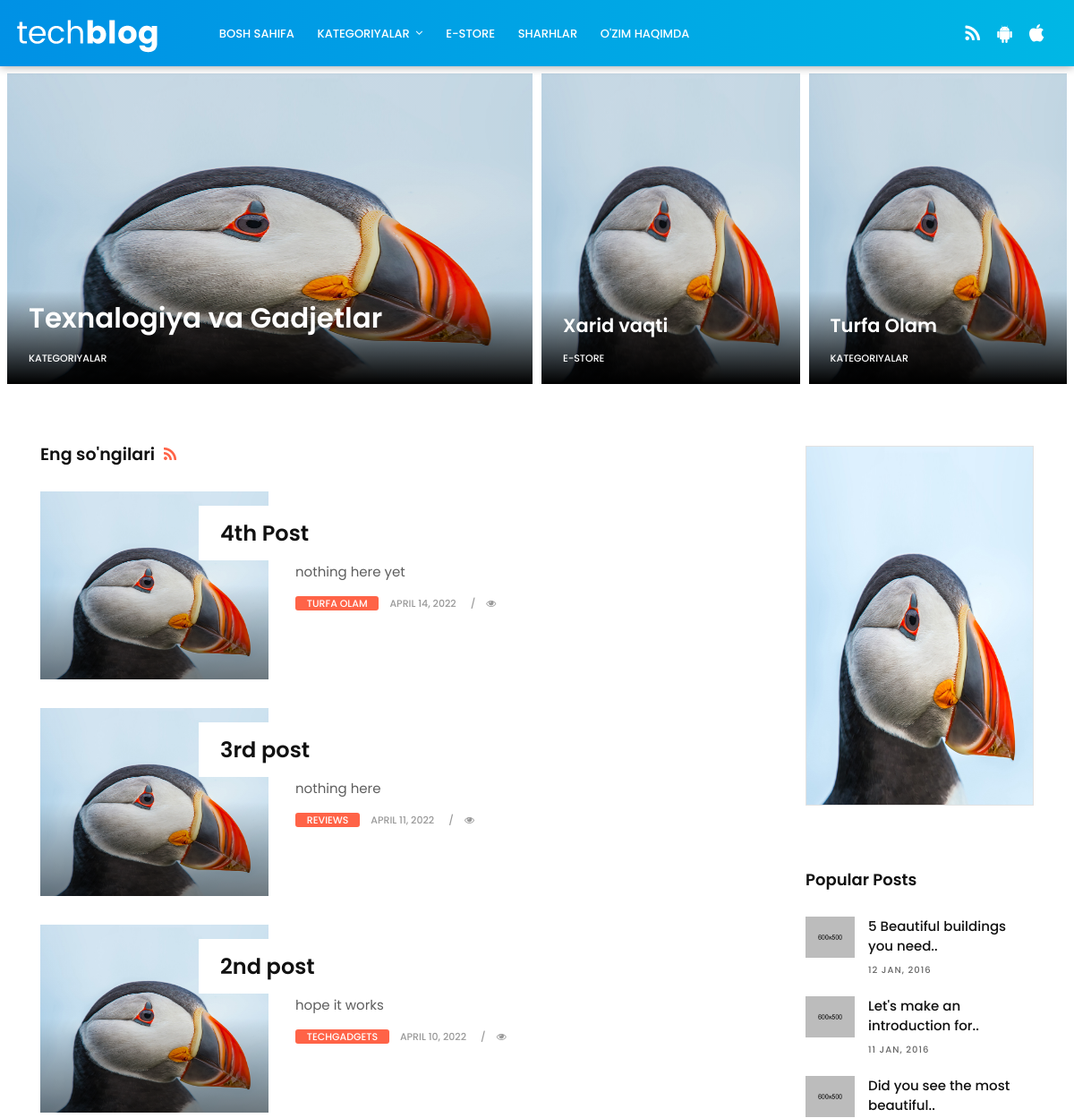
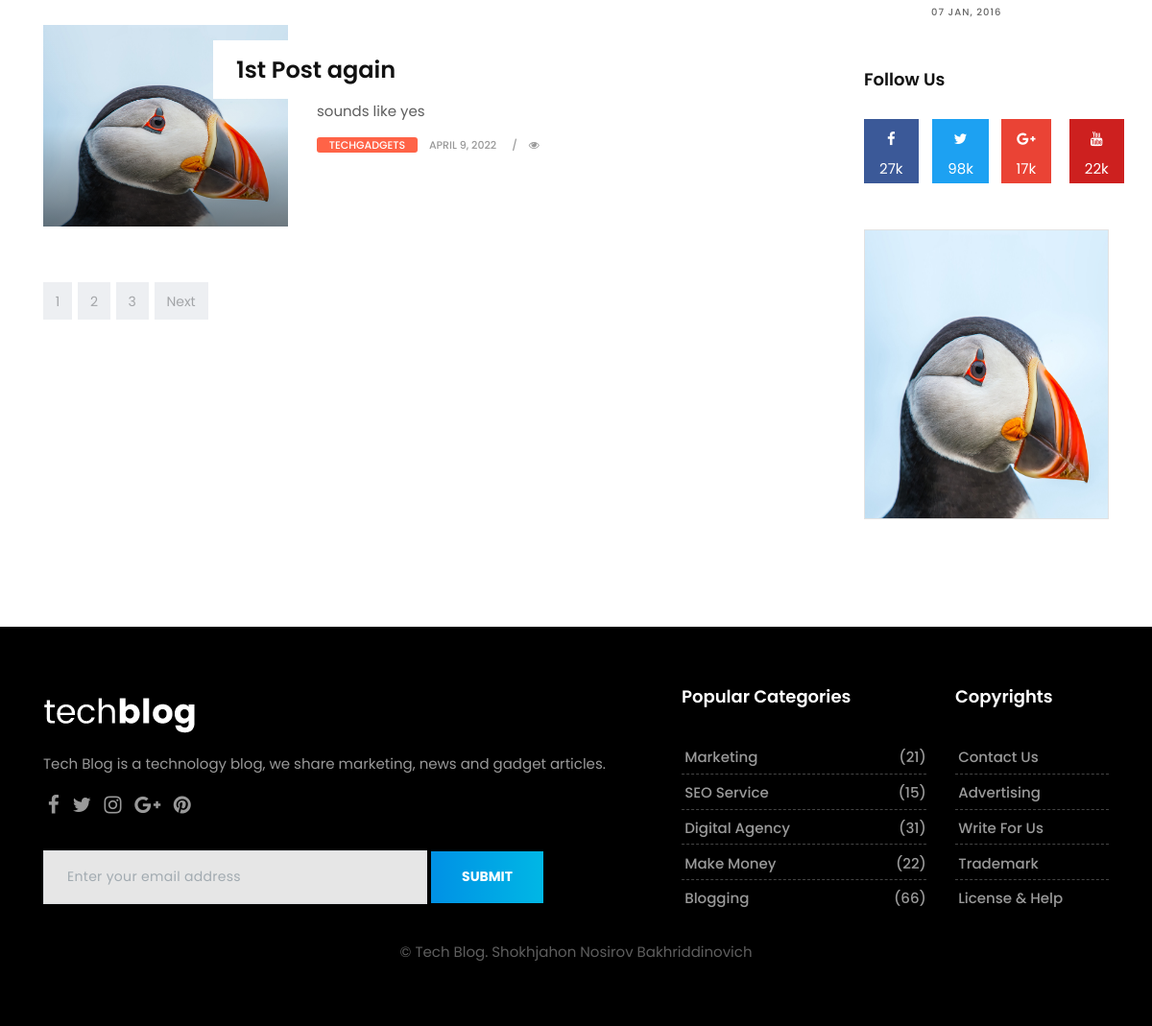
The page / on the database its author committed (2 pictures, top to bottom).
### hamyon/models.py (models this page shows, shortened)
class Bigpic(models.Model):
    title = models.CharField(max_length = 255, default = '') #title first picture
    first_pic = models.ImageField(null=False, blank=False, upload_to="images/", default = '')
    sec_pic1 = models.ImageField(null=False, blank=False, upload_to="images/", default = '')
    tit_sp1 = models.CharField(max_length = 255, default = '')   # title second picture 1
    second_pic2 = models.ImageField(null=False, blank=False, upload_to="images/", default = '')
    tit_sp2 = models.CharField(max_length = 255, default = '')  # title second picture 2
    big_ad = models.ImageField(null=False, blank=False, upload_to="images/", default = '')
    poster = models.ImageField(null=False, blank=False, upload_to="images/", default = '')
    bottom_ad = models.ImageField(null=False, blank=False, upload_to="images/", default = '')
    author = models.ForeignKey(User, on_delete = models.CASCADE, default = 'admin')

class Post(models.Model):
    post_title = models.CharField(max_length = 255, default = '')
    header_image = models.ImageField(null=False, blank=False, upload_to = 'images/', default= '')
    title_tag = models.CharField(max_length=255)
    post_author = models.ForeignKey(User, on_delete = models.CASCADE, default = 'admin')
    body = RichTextField(blank=True, null=True)
    post_date = models.DateField(auto_now_add=True)
    category = models.ForeignKey(Category, related_name = "categories", on_delete = models.CASCADE)
    snippet = models.CharField(max_length=255)
    class Meta:
        ordering = ('-post_date',)

class Category(models.Model):
    name = models.CharField(max_length=255)
    def __str__(self):
        return self.name

### hamyon/views.py (the view)
# urls.py: path('', HomeView.as_view(), name='home'),
class HomeView(ListView):
    context_object_name = 'bigpic_list'
    model = Bigpic
    template_name = 'tech-index.html'
    def get_context_data(self, *args, **kwargs):
        post_menu = Post.objects.all()
        context = super(HomeView, self).get_context_data(*args, **kwargs)
        context["post_menu"] = post_menu
        ordering = ['-post_date']
        return context

### templates/tech-index.html (shortened to what this page needs)
{% extends 'base.html' %}
{% load static %}
{% load hitcount_tags %}
{% block content %}
<!DOCTYPE html>
<html lang="en">
</head>
<body>
    <div id="wrapper">
        {% for po in bigpic_list %}
            <section class="section first-section">
                <div class="container-fluid">
                    <div class="masonry-blog clearfix">
                            <div class="first-slot">
                                <div class="masonry-box post-media">
                                    <img src="{{ po.first_pic.url }}" width="788" height="347">
                                    <div class="shadoweffect">
                                        <div class="shadow-desc">
                                            <div class="blog-meta">
                                                <h4><a href="#" title="">{{ po.title }}</a></h4>
                                                <small><a href="#" title="">Kategoriyalar</a></small>
                                            </div>
                                        </div>
                                    </div>
                                </div>
                            </div>
                        <div class="second-slot">
                            <div class="masonry-box post-media">
                                <img src="{{ po.sec_pic1.url }}" width="394" height="347">
                                <div class="shadoweffect">
                                    <div class="shadow-desc">
                                        <div class="blog-meta">
                                            <h4><a href="#" title="">{{ po.tit_sp1 }}</a></h4>
                                            <small><a href="#" title="">E-store</a></small>
                                        </div>
                                    </div>
                                </div>
                            </div>
                        </div>
                        <div class="last-slot">
                            <div class="masonry-box post-media">
                                <img src="{{ po.second_pic2.url }}" width="394" height="347">
                                <div class="shadoweffect">
                                    <div class="shadow-desc">
                                        <div class="blog-meta">
                                            <h4><a href="#" title="">{{ po.tit_sp2 }}</a></h4>
                                            <small><a href="#" title="">Kategoriyalar</a></small>
                                        </div>
                                    </div>
                                </div>
                            </div>
                        </div>
                    </div>
                </div>
            </section>
            <section class="section">
                <div class="container">
                    <div class="row">
                        <div class="col-lg-9 col-md-12 col-sm-12 col-xs-12">
                            <div class="page-wrapper">
                                <div class="blog-top clearfix">
                                    <h4 class="pull-left">Eng so'ngilari<a href="#"><i class="fa fa-rss"></i></a></h4>
                                </div>
                            {% for post in post_menu %}
                                <div class="blog-list clearfix">
                                    <div class="blog-box row">
                                        <div class="col-md-4">
                                            <div class="post-media">
                                                <a href="{% url 'article-detail' post.pk %}">
                                                    <img src="{{ post.header_image.url }}" width="210" height="210">
                                                    <div class="hovereffect"></div>
                                                </a>
                                            </div>
                                        </div>
                                        <div class="blog-meta big-meta col-md-8">
                                            <h4><a href="{% url 'article-detail' post.pk %}" title="">{{post.post_title}}</a></h4>
                                            <p>{{post.snippet}}</p>
                                            <small class="firstsmall"><a class="bg-orange" href="{% url 'category' post.category.id %}">{{post.category}}</a></small>
                                            <small><a href="{% url 'article-detail' post.pk %}">{{ post.post_date }}</a></small>
                                        <small><a href="{% url 'article-detail' post.pk %}" title=""><i class="fa fa-eye"></i> {% get_hit_count for post%}</a></small>
                                        </div>
                                    </div>
                                </div>
                            {% endfor %}
                            </div>
                            <br/>
                            <div class="row">
                                <div class="col-md-12">
                                    <nav aria-label="Page navigation">
                                        <ul class="pagination justify-content-start">
                                            <li class="page-item"><a class="page-link" href="#">1</a></li>
                                            <li class="page-item"><a class="page-link" href="#">2</a></li>
                                            <li class="page-item"><a class="page-link" href="#">3</a></li>
                                            <li class="page-item">
                                                <a class="page-link" href="#">Next</a>
                                            </li>
                                        </ul>
                                    </nav>
                                </div>
                            </div>
                        </div>
                        <div class="col-lg-3 col-md-12 col-sm-12 col-xs-12">
                            <div class="sidebar">
                                <div class="widget">
                                    <div class="banner-spot clearfix">
                                        <div class="banner-img">
                                            <img src="{{ po.big_ad.url }}" width="300" height="400">
                                        </div>
                                    </div>
                                </div>
                                <br/>
                                <div class="widget">
                                    <h2 class="widget-title">Popular Posts</h2>
                                    <div class="blog-list-widget">
                                        <div class="list-group">
                                            <a href="#" class="list-group-item list-group-item-action flex-column align-items-start">
                                                <div class="w-100 justify-content-between">
                                                    <img src="{% static 'upload/tech_blog_08.jpg' %}" alt="" class="img-fluid float-left">
                                                    <h5 class="mb-1">5 Beautiful buildings you need..</h5>
                                                    <small>12 Jan, 2016</small>
                                                </div>
                                            </a>
                                            <a href="#" class="list-group-item list-group-item-action flex-column align-items-start">
                                                <div class="w-100 justify-content-between">
                                                    <img src="{% static 'upload/tech_blog_01.jpg' %}" alt="" class="img-fluid float-left">
                                                    <h5 class="mb-1">Let's make an introduction for..</h5>
                                                    <small>11 Jan, 2016</small>
                                                </div>
                                            </a>
                                            <a href="#" class="list-group-item list-group-item-action flex-column align-items-start">
                                                <div class="w-100 last-item justify-content-between">
                                                    <img src="{% static 'upload/tech_blog_03.jpg' %}" alt="" class="img-fluid float-left">
                                                    <h5 class="mb-1">Did you see the most beautiful..</h5>
                                                    <small>07 Jan, 2016</small>
                                                </div>
                                            </a>
                                        </div>
                                    </div>
                                </div>
                                <div class="widget">
                                    <h2 class="widget-title">Follow Us</h2>
                                    <div class="row text-center">
                                        <div class="col-lg-3 col-md-3 col-sm-3 col-xs-6">
                                            <a href="#" class="social-button facebook-button">
                                                <i class="fa fa-facebook"></i>
                                                <p>27k</p>
                                            </a>
                                        </div>
                                        <div class="col-lg-3 col-md-3 col-sm-3 col-xs-6">
                                            <a href="#" class="social-button twitter-button">
                                                <i class="fa fa-twitter"></i>
                                                <p>98k</p>
                                            </a>
                                        </div>
                                        <div class="col-lg-3 col-md-3 col-sm-3 col-xs-6">
                                            <a href="#" class="social-button google-button">
                                                <i class="fa fa-google-plus"></i>
                                                <p>17k</p>
                                            </a>
                                        </div>
                                        <div class="col-lg-3 col-md-3 col-sm-3 col-xs-6">
                                            <a href="#" class="social-button youtube-button">
                                                <i class="fa fa-youtube"></i>
                                                <p>22k</p>
                                            </a>
                                        </div>
                                    </div>
                                </div>
                                <div class="widget">
                                    <div class="banner-spot clearfix">
                                        <div class="banner-img">
                                            <img src="{{ po.bottom_ad.url }}" width="500" height="300">
                                        </div>
                                    </div>
                                </div>
                            </div>
                        </div>
                    </div>
                </div>
            </section>
        {% endfor %}
    </div>
</body>
</html>
{% endblock content %}

### rows shown on the page
Bigpic: first_pic (picture), title "Texnalogiya va Gadjetlar", sec_pic1 (picture), tit_sp1 "Xarid vaqti", second_pic2 (picture), tit_sp2 "Turfa Olam", big_ad (picture), bottom_ad (picture)
Post: header_image (picture), post_title "4th Post", snippet "nothing here yet", category "TURFA OLAM", post_date "APRIL 14, 2022"
Post: header_image (picture), post_title "3rd post", snippet "nothing here", category "REVIEWS", post_date "APRIL 11, 2022"
Post: header_image (picture), post_title "2nd post", snippet "hope it works", category "TECHGADGETS", post_date "APRIL 10, 2022"
Post: header_image (picture), post_title "1st Post again", snippet "sounds like yes", category "TECHGADGETS", post_date "APRIL 9, 2022"
